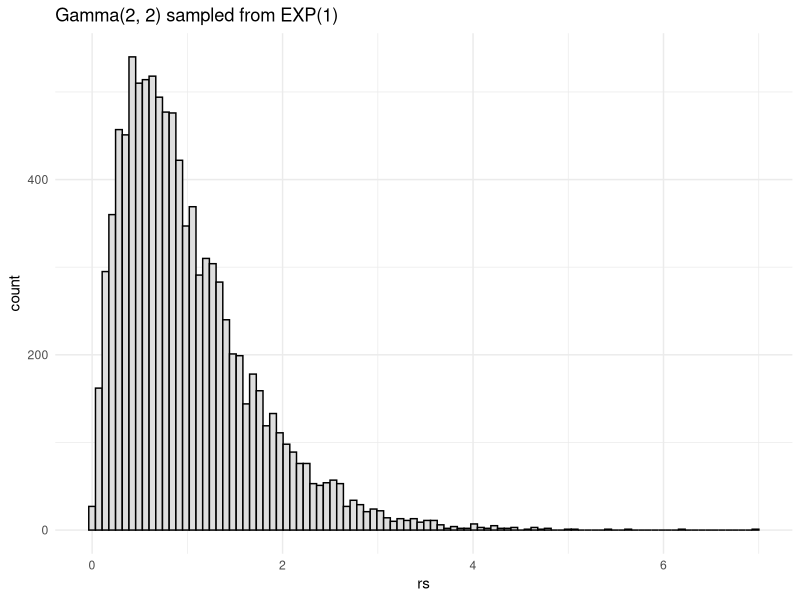
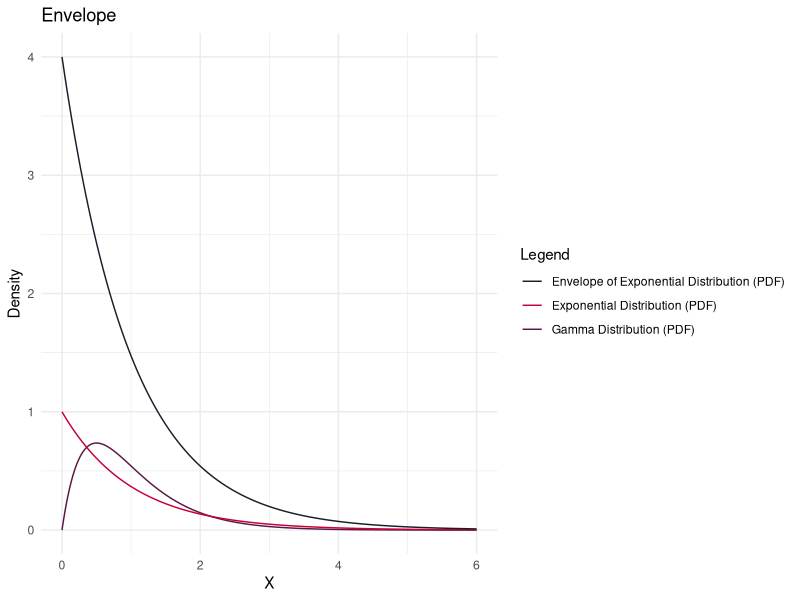
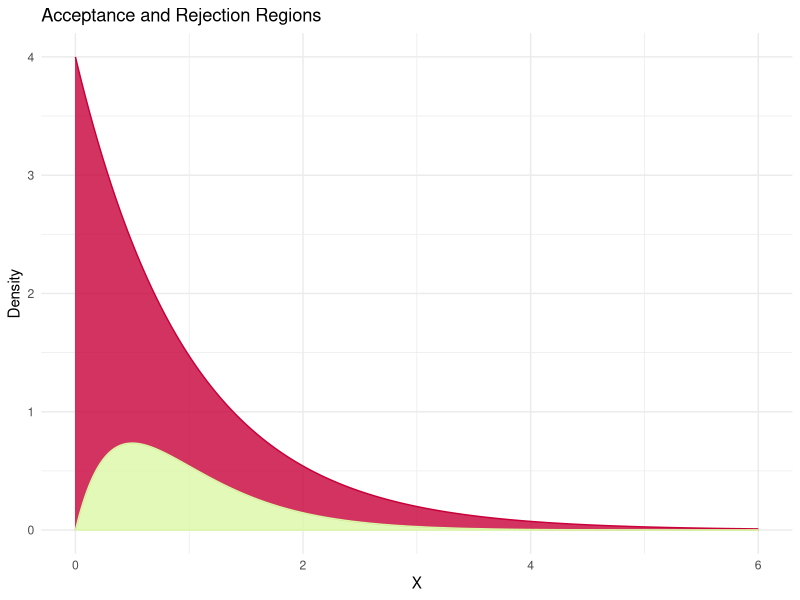
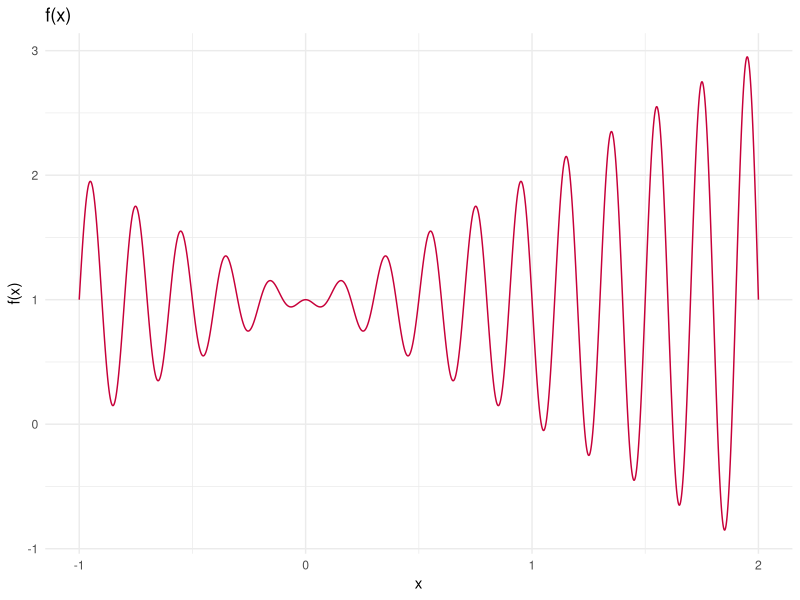
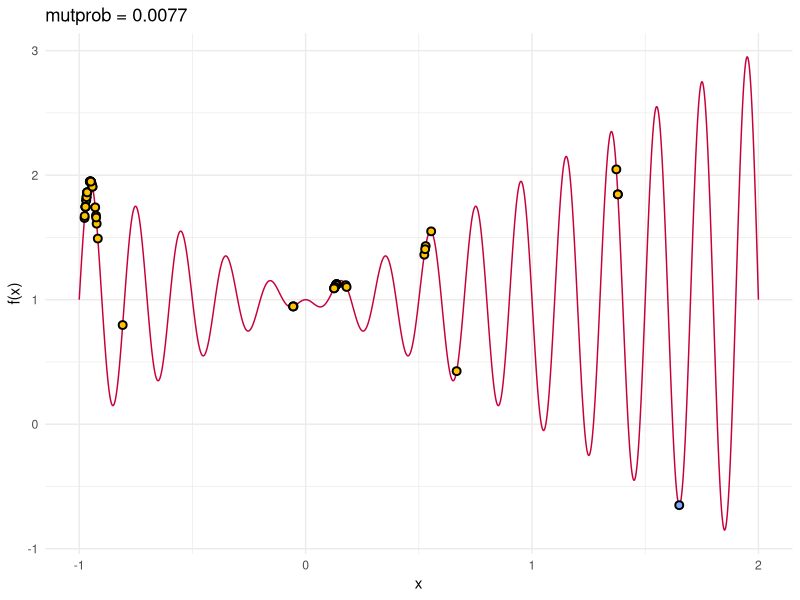
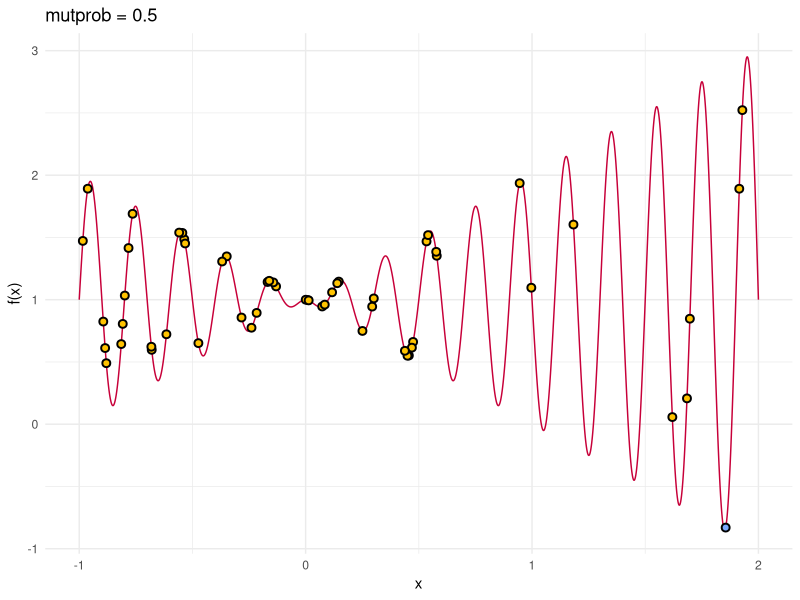

Recreate these plots in R, in order.
## ---- chunk 1

knitr::opts_chunk$set(echo = TRUE)
library(ggplot2)
set.seed(42)

## ---- chunk 2

acceptance_rejection_sampling = function(n, alpha = 2, beta = 2) {

  M = 4 # Derived from beta
  lambda = 1 # Derived from beta
  
  rs = c()
  rs_rejected = c()
  
  while (length(rs) < n) {
    # Take a random sample from our proposal (x-axis)
    z = rexp(n = 1, rate = lambda)
    
    # Take a uniform, thus a random y value
    u = runif(n = 1, min = 0, max = M * dexp(z, lambda))
    
    # Check in which region this on lies
    if (u <= dgamma(z, shape = alpha, rate = beta)) {
      rs = c(rs, z)
    }
    
    else {
      rs_rejected = c(rs_rejected, z)
    }
  }
  
  return(list(rs, rs_rejected))
}

ars_results = acceptance_rejection_sampling(10000)

## ---- chunk 3

M = 4 # Derived from beta
lambda = 1 # Derived from beta

df = as.data.frame(ars_results[[1]])
names(df) = "rs"

ggplot(df) +
  geom_histogram(aes(x = rs),
  color = "black", fill = "#dedede", bins = 100) +
  ggtitle("Gamma(2, 2) sampled from EXP(1)") +
  theme_minimal()

## ---- chunk 4

sequence = seq(from = 0, to = 6, by = 0.01)
dgamma_samples = sapply(X = sequence, FUN = dgamma, shape = 2, rate = 2)
dexp_samples = sapply(X = sequence, FUN = dexp, rate = 1)
df = data.frame(dgamma_samples, dexp_samples)

df$scaled_envelop = M * df$dexp_samples

ggplot(df) +
  geom_line(aes(x = sequence, y = dgamma_samples,
  colour = "Gamma Distribution (PDF)")) +
  geom_line(aes(x = sequence, y = dexp_samples,
  colour = "Exponential Distribution (PDF)")) +
  geom_line(aes(x = sequence, y = scaled_envelop,
  colour = "Envelope of Exponential Distribution (PDF)")) +
  labs(title = "Envelope", y = "Density",
  x = "X", color = "Legend") +
  scale_color_manual(values = c("#17202A", "#C70039", "#581845")) +
  theme_minimal()

ggplot(df) +
  geom_ribbon(aes(x = sequence, ymin = df$dgamma_samples, ymax = df$scaled_envelop),
            alpha = 0.8, fill = "#C70039", color = "#C70039") +
  geom_ribbon(aes(x = sequence, ymin = 0, ymax = df$dgamma_samples),
  alpha = 0.8, fill = "#DAF7A6", color = "#DAF7A6") +
  labs(title = "Acceptance and Rejection Regions", y = "Density",
  x = "X", color = "Legend") +
  scale_color_manual(values = c("#17202A", "#C70039", "#581845")) +
  theme_minimal()

## ---- chunk 5

g = function(x) return(1/4 * x^3)

mean(g(ars_results[[1]]))

## ---- chunk 6

################################################################################
# Assignment 2
################################################################################

f = function(x) {
  return(-x * sin(10 * pi * x) + 1) 
}
## ---- chunk 7
sequence = seq(from = -1, to = 2, by = 0.001)
f.sequence = f(sequence)

df = data.frame(sequence, f.sequence)

ggplot(df) + geom_line(aes(x = sequence, y = f.sequence), color = "#C70039") + 
  labs(title = "f(x)", y = "f(x)", x = "x") + theme_minimal()
## ---- chunk 8

################################################################################
# Assignment 2.1
################################################################################

to_base_10 = function(v) {
  return(Reduce(function(s,r) {s*2+r}, v))
}

transform_to_interval = function(u, a = -1, b = 2, m = 15) {
  return(a + u * ((b - a)/(2^m - 1)))
}

chrom_to_x = function(chromosome) {
  return(transform_to_interval(to_base_10(chromosome)))
}

chrom_to_y = function(chromosome) {
  return(f(transform_to_interval(to_base_10(chromosome))))
}

## ---- chunk 9

################################################################################
# Assignment 2.2
################################################################################

tournament_selection = function(population) {
  
  # Select fighting partners / groups
  fighters = sample(1:nrow(population), 4)
  
  # Get their values
  fighter_A = population[fighters[1],]
  fighter_B = population[fighters[2],]
  fighter_C = population[fighters[3],]
  fighter_D = population[fighters[4],]
  
  # Let them fight, group A
  if (chrom_to_y(fighter_A[2:length(fighter_A)]) <
      chrom_to_y(fighter_A[2:length(fighter_A)])) {
    winner_group_A = fighter_A
    looser_group_A = fighter_B
  }
  else {
    winner_group_A = fighter_B
    looser_group_A = fighter_A
  }
  
  # Let them fight, group B
  if (chrom_to_y(fighter_A[2:length(fighter_C)]) <
      chrom_to_y(fighter_A[2:length(fighter_D)])) {
    winner_group_B = fighter_C
    looser_group_B = fighter_D
  }
  else {
    winner_group_B = fighter_D
    looser_group_B = fighter_C
  }
  
  # Return them, first two are winners, last two are looser
  results = data.frame()
  results = rbind(results, winner_group_A)
  results = rbind(results, winner_group_B)
  results = rbind(results, looser_group_A)
  results = rbind(results, looser_group_B)
  
  return(results)
}

## ---- chunk 10

################################################################################
# Assignment 2.3
################################################################################

# Generate a population of size n with m digits as genes
generate_population = function(n, m = 15) {
  
  population = data.frame()
  
   for (i in 1:n) {
     individual = c(i, ifelse(round(rnorm(m, mean = 0, sd = 1)) > 0, 1, 0))
     population = rbind(population, individual)
   }
  
  colnames(population) = c("index", as.character(seq(from = 1, to = m, by = 1)))
  return(population)
}

# Does a crossover where the children take one half of each parent
crossover = function(chrom_A, chrom_B) {
  chrom_A = unlist(chrom_A)
  chrom_B = unlist(chrom_B)
  
  cut = round(length(chrom_A)/2)
  
  child_A = c(chrom_A[2:cut], chrom_B[(cut+1):length(chrom_B)])
  child_B = c(chrom_B[2:cut], chrom_A[(cut+1):length(chrom_B)])
  
  return(list(child_A, child_B))
}

# Mutates a single bit based on prob
mutate_with_prob = function(x, prob) {
  if (runif(n = 1) < prob) {
    return(ifelse(x == 0, 1, 0))
  }
  else {
    return(x)
  }
}

# Mutates on average prob genes, each gene has a prob of prob/length to mutate
mutate = function(chrom, prob = 0.05) {
  chrom = unlist(chrom)
  # To get an average of 0.05 bits mutated
  digit_prob = prob / length(chrom)
  chrom[2:length(chrom)] = sapply(chrom[2:length(chrom)], mutate_with_prob, prob)
  return(chrom)
}

## ---- chunk 11

# Helper function to get the best individial from a population
get_best_individual = function(population) {
  index_best = which.min(apply(population[,2:ncol(population)], 1, chrom_to_y))
  return(population[index_best,])
}

# Use all pre defined methods to actualy implement the genetic algorithm
genetic_algorithm = function(population_size = 55, mutprob = 0.05, runs = 100) {
  
  # Generate population
  population = generate_population(population_size)
  
  best_individual = get_best_individual(population)
  
  best_individual_iteration = 0
  
  for (i in 1:runs) {
    
    # Selection
    fighters = tournament_selection(population)
    
    # Create children of winners
    children = crossover(fighters[1,], fighters[2,])
    
    # Mutate the new individuals
    children[[1]] = mutate(children[1], prob = mutprob)
    children[[2]] = mutate(children[2], prob = mutprob)
    
    # Replace the loosers with the new winners
    population[fighters[3,1], 2:ncol(population)] = children[[1]]
    population[fighters[4,1], 2:ncol(population)] = children[[2]]
    
    # Save the overall best individual
    current_best = get_best_individual(population)
    if (chrom_to_y(current_best[2:length(current_best)]) <
        chrom_to_y(best_individual[2:length(best_individual)])) {
      best_individual = current_best
      best_individual_iteration = i
    }
  }
  
  return(list(best = best_individual, population = population,
              iteration = best_individual_iteration))
}

## ---- chunk 12

results0077 = genetic_algorithm(population_size = 55, mutprob = 0.0077, runs = 100)
print(results0077$best)
print(results0077$iteration)

## ---- chunk 13

X = apply(results0077$population[,2:ncol(results0077$population)], 1, chrom_to_x)
Y = f(X)

X_best = chrom_to_x(results0077$best[2:length(results0077$best)])
Y_best = f(X_best)

population = data.frame(X, Y)
best = data.frame(X_best, Y_best)

ggplot(df) +
  geom_line(aes(x = sequence, y = f.sequence), color = "#C70039") +
  geom_point(aes(x = population$X, y = population$Y),
             data = population, color = "black",fill = "#FFC300", shape = 21,
             size = 2, stroke = 1) + 
  geom_point(aes(x = best$X, y = best$Y), data = best, color = "black",
             fill = "#7BA9FF", shape = 21, size = 2, stroke = 1) +
  labs(title = "mutprob = 0.0077", y = "f(x)", x = "x") +
  theme_minimal()
## ---- chunk 14

results05 = genetic_algorithm(population_size = 55, mutprob = 0.5, runs = 100)
print(results05$best)
print(results05$iteration)

## ---- chunk 15

X = apply(results05$population[,2:ncol(results05$population)], 1, chrom_to_x)
Y = f(X)

X_best = chrom_to_x(results05$best[2:length(results05$best)])
Y_best = f(X_best)

population = data.frame(X, Y)
best = data.frame(X_best, Y_best)

ggplot(df) +
  geom_line(aes(x = sequence, y = f.sequence), color = "#C70039") +
  geom_point(aes(x = population$X, y = population$Y),
             data = population, color = "black",fill = "#FFC300", shape = 21,
             size = 2, stroke = 1) + 
  geom_point(aes(x = best$X, y = best$Y), data = best, color = "black",
             fill = "#7BA9FF", shape = 21, size = 2, stroke = 1) +
  labs(title = "mutprob = 0.5", y = "f(x)", x = "x") +
  theme_minimal()

